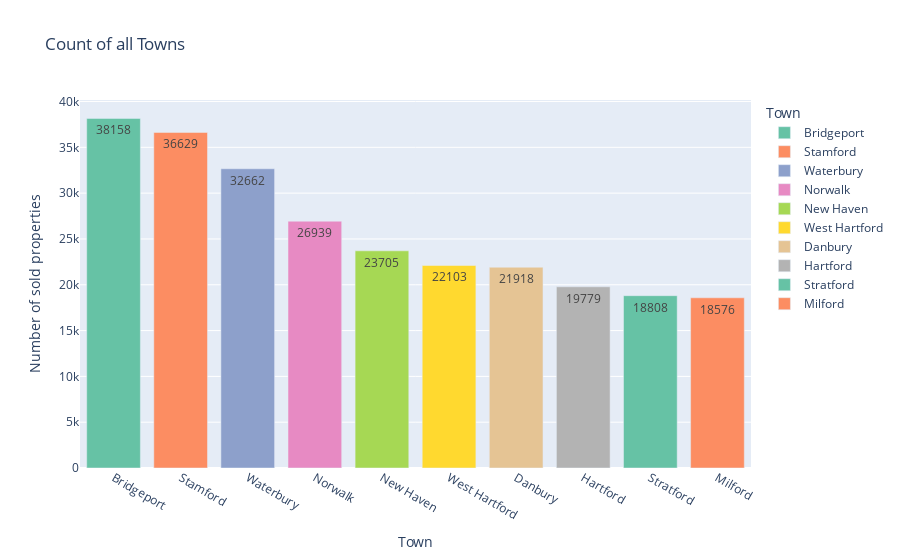

This figure's notebook cell:
### Code cell
import plotly.express as px
fig = px.bar(
    number_properties_sold_per_town.head(10),
    x='Town',
    y='count',
    text='count',  # Display count on bars
    title='Count of all Towns',
    labels={'Town': 'Town', 'count': 'Number of sold properties'},
    color='Town',  # Color bars by country
    color_discrete_sequence=px.colors.qualitative.Set2,  # Distinct colors
    hover_data={'Town': True, 'count': True}  # Show country and count on hover
)
fig.show()

### Figure 1 — Plotly figure (JSON) as saved in the notebook; plotly's stock layout.template omitted (floating-point values rounded to 4 significant figures)
{"data": [{"alignmentgroup": "True", "hovertemplate": "Town=%{x}<br>Number of sold properties=%{text}<extra></extra>", "legendgroup": "Bridgeport", "marker": {"color": "rgb(102,194,165)", "pattern": {"shape": ""}}, "name": "Bridgeport", "offsetgroup": "Bridgeport", "orientation": "v", "showlegend": true, "text": [38158], "textposition": "auto", "type": "bar", "x": ["Bridgeport"], "xaxis": "x", "y": [38158], "yaxis": "y"}, {"alignmentgroup": "True", "hovertemplate": "Town=%{x}<br>Number of sold properties=%{text}<extra></extra>", "legendgroup": "Stamford", "marker": {"color": "rgb(252,141,98)", "pattern": {"shape": ""}}, "name": "Stamford", "offsetgroup": "Stamford", "orientation": "v", "showlegend": true, "text": [36629], "textposition": "auto", "type": "bar", "x": ["Stamford"], "xaxis": "x", "y": [36629], "yaxis": "y"}, {"alignmentgroup": "True", "hovertemplate": "Town=%{x}<br>Number of sold properties=%{text}<extra></extra>", "legendgroup": "Waterbury", "marker": {"color": "rgb(141,160,203)", "pattern": {"shape": ""}}, "name": "Waterbury", "offsetgroup": "Waterbury", "orientation": "v", "showlegend": true, "text": [32662], "textposition": "auto", "type": "bar", "x": ["Waterbury"], "xaxis": "x", "y": [32662], "yaxis": "y"}, {"alignmentgroup": "True", "hovertemplate": "Town=%{x}<br>Number of sold properties=%{text}<extra></extra>", "legendgroup": "Norwalk", "marker": {"color": "rgb(231,138,195)", "pattern": {"shape": ""}}, "name": "Norwalk", "offsetgroup": "Norwalk", "orientation": "v", "showlegend": true, "text": [26939], "textposition": "auto", "type": "bar", "x": ["Norwalk"], "xaxis": "x", "y": [26939], "yaxis": "y"}, {"alignmentgroup": "True", "hovertemplate": "Town=%{x}<br>Number of sold properties=%{text}<extra></extra>", "legendgroup": "New Haven", "marker": {"color": "rgb(166,216,84)", "pattern": {"shape": ""}}, "name": "New Haven", "offsetgroup": "New Haven", "orientation": "v", "showlegend": true, "text": [23705], "textposition": "auto", "type": "bar", "x": ["New Haven"], "xaxis": "x", "y": [23705], "yaxis": "y"}, {"alignmentgroup": "True", "hovertemplate": "Town=%{x}<br>Number of sold properties=%{text}<extra></extra>", "legendgroup": "West Hartford", "marker": {"color": "rgb(255,217,47)", "pattern": {"shape": ""}}, "name": "West Hartford", "offsetgroup": "West Hartford", "orientation": "v", "showlegend": true, "text": [22103], "textposition": "auto", "type": "bar", "x": ["West Hartford"], "xaxis": "x", "y": [22103], "yaxis": "y"}, {"alignmentgroup": "True", "hovertemplate": "Town=%{x}<br>Number of sold properties=%{text}<extra></extra>", "legendgroup": "Danbury", "marker": {"color": "rgb(229,196,148)", "pattern": {"shape": ""}}, "name": "Danbury", "offsetgroup": "Danbury", "orientation": "v", "showlegend": true, "text": [21918], "textposition": "auto", "type": "bar", "x": ["Danbury"], "xaxis": "x", "y": [21918], "yaxis": "y"}, {"alignmentgroup": "True", "hovertemplate": "Town=%{x}<br>Number of sold properties=%{text}<extra></extra>", "legendgroup": "Hartford", "marker": {"color": "rgb(179,179,179)", "pattern": {"shape": ""}}, "name": "Hartford", "offsetgroup": "Hartford", "orientation": "v", "showlegend": true, "text": [19779], "textposition": "auto", "type": "bar", "x": ["Hartford"], "xaxis": "x", "y": [19779], "yaxis": "y"}, {"alignmentgroup": "True", "hovertemplate": "Town=%{x}<br>Number of sold properties=%{text}<extra></extra>", "legendgroup": "Stratford", "marker": {"color": "rgb(102,194,165)", "pattern": {"shape": ""}}, "name": "Stratford", "offsetgroup": "Stratford", "orientation": "v", "showlegend": true, "text": [18808], "textposition": "auto", "type": "bar", "x": ["Stratford"], "xaxis": "x", "y": [18808], "yaxis": "y"}, {"alignmentgroup": "True", "hovertemplate": "Town=%{x}<br>Number of sold properties=%{text}<extra></extra>", "legendgroup": "Milford", "marker": {"color": "rgb(252,141,98)", "pattern": {"shape": ""}}, "name": "Milford", "offsetgroup": "Milford", "orientation": "v", "showlegend": true, "text": [18576], "textposition": "auto", "type": "bar", "x": ["Milford"], "xaxis": "x", "y": [18576], "yaxis": "y"}], "layout": {"autosize": true, "barmode": "relative", "legend": {"title": {"text": "Town"}, "tracegroupgap": 0}, "title": {"text": "Count of all Towns"}, "xaxis": {"anchor": "y", "autorange": true, "categoryarray": ["Bridgeport", "Stamford", "Waterbury", "Norwalk", "New Haven", "West Hartford", "Danbury", "Hartford", "Stratford", "Milford"], "categoryorder": "array", "domain": [0, 1], "range": [-0.5, 9.5], "title": {"text": "Town"}, "type": "category"}, "yaxis": {"anchor": "x", "autorange": true, "domain": [0, 1], "range": [0, 40170.0], "title": {"text": "Number of sold properties"}, "type": "linear"}}}
